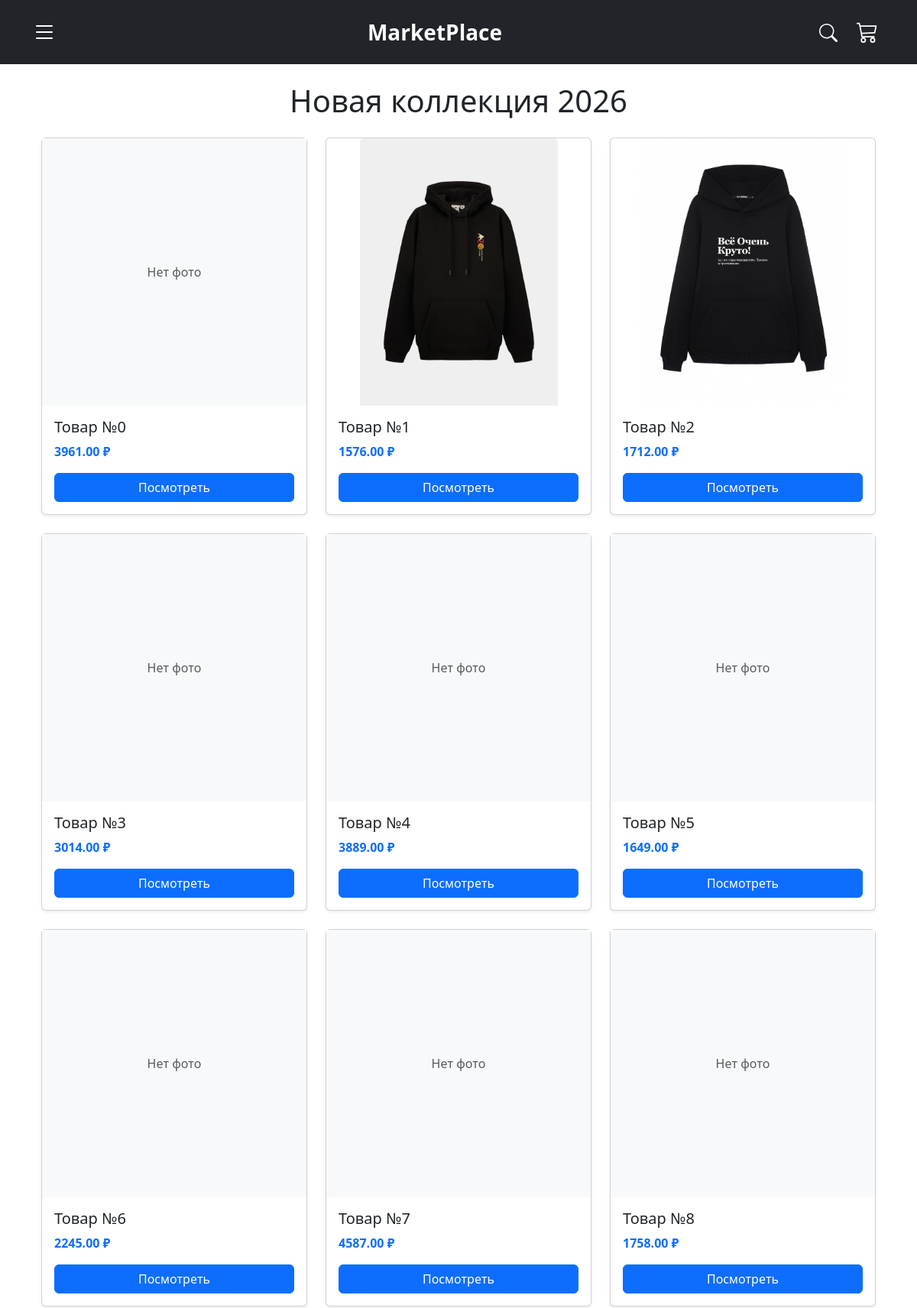
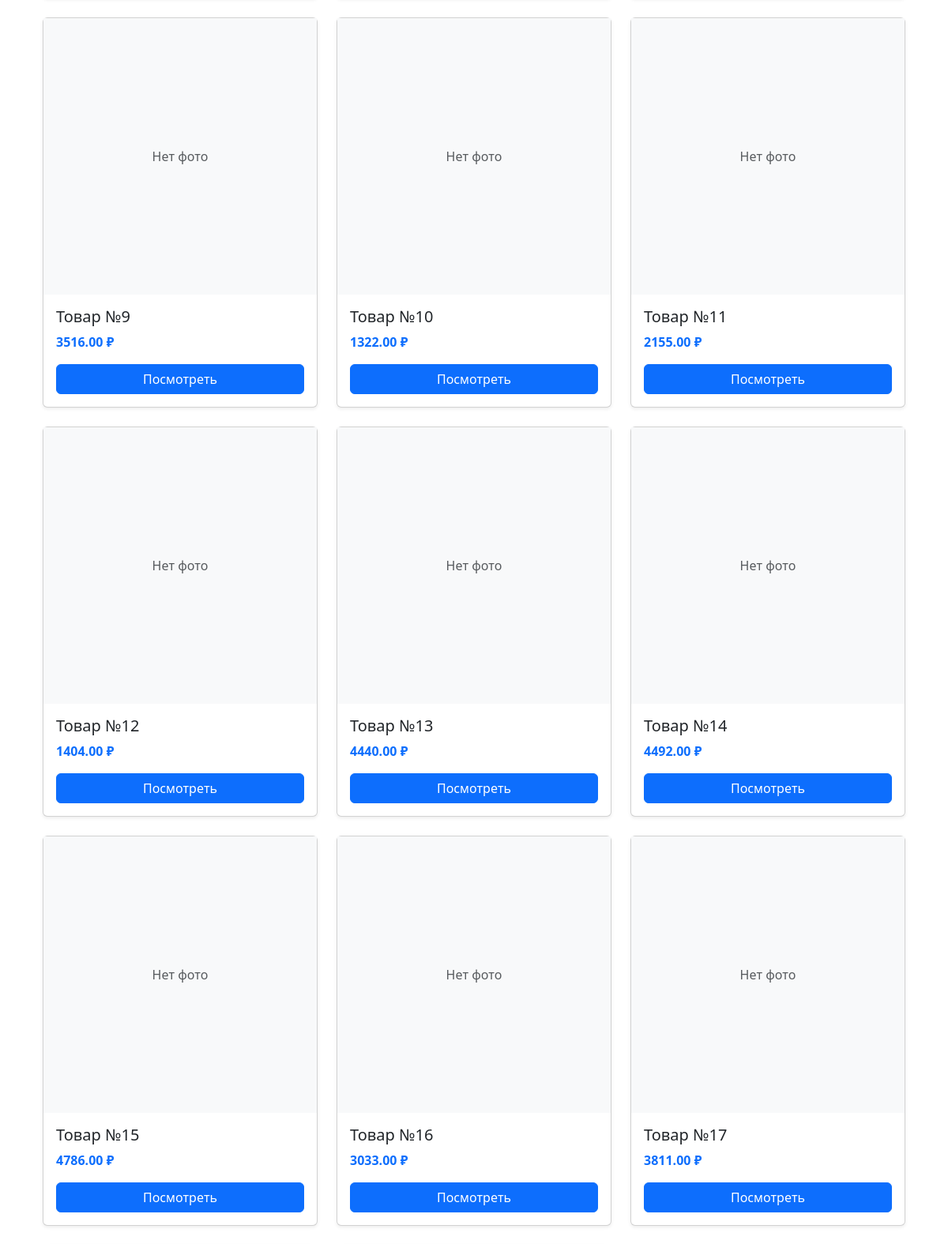
The page / (upper part) on the database its author committed (2 pictures, top to bottom).
### store/models.py (models this page shows, shortened)
class Product(models.Model):
    title = models.CharField(max_length=200)
    description = models.TextField()
    price = models.DecimalField(max_digits=10, decimal_places=2) # Как в видео
    category = models.ForeignKey(Category, on_delete=models.CASCADE)
    image = models.ImageField(upload_to='products/', null=True, blank=True)

### store/views.py (the view)
# urls.py: path('', index, name='index'),
def index(request, category_slug=None):
    products = Product.objects.all()
    query = request.GET.get('search')
    if query:
        products = products.filter(name__icontains=query)
    if category_slug:
        category = get_object_or_404(Category, slug=category_slug)
        products = products.filter(category=category)
    context = {'products': products, 'query': query}
    return render(request, 'index.html', context)

### store/context_processors.py (called while the page is built)
def cart_status(request):
    categories = Category.objects.all() # Получаем все категории
    if request.user.is_authenticated:
        order, created = Order.objects.get_or_create(customer=request.user, complete=False)
        cart_total = order.get_cart_items
    else:
        cart_total = 0
    return {
        'cart_total': cart_total,
        'all_categories': categories # Теперь категории доступны везде
    }

### templates/index.html (shortened to what this page needs)
{% extends 'base.html' %}
{% block content %}
<div class="container">
    <h1 class="my-4 text-center">Новая коллекция 2026</h1>
    <div class="row row-cols-1 row-cols-md-3 g-4"> {% for product in products %}
        <div class="col">
            <div class="card h-100 shadow-sm"> {% if product.image %}
                <img src="{{ product.image.url }}" class="card-img-top mx-auto d-block" alt="{{ product.title }}"
                     style="width: auto; height: 350px; object-fit: contain;"> {% else %}
                <div class="bg-light text-center d-flex align-items-center justify-content-center" style="height: 350px;">
                    <span class="text-muted">Нет фото</span>
                </div>
            {% endif %}
                <div class="card-body d-flex flex-column">
                    <h5 class="card-title">{{ product.title }}</h5>
                    <p class="card-text text-primary fw-bold">{{ product.price }} ₽</p>
                    <a href="{% url 'product_detail' pk=product.pk %}" class="btn btn-primary mt-auto">Посмотреть</a>
                </div>
            </div>
        </div>
        {% endfor %}
    </div>
</div>
{% endblock %}

### rows shown on the page
Product: image "Нет фото", title "Товар №0", price "3961.00"
Product: image (picture), title "Товар №1", price "1576.00"
Product: image (picture), title "Товар №2", price "1712.00"
Product: image "Нет фото", title "Товар №3", price "3014.00"
Product: image "Нет фото", title "Товар №4", price "3889.00"
Product: image "Нет фото", title "Товар №5", price "1649.00"
Product: image "Нет фото", title "Товар №6", price "2245.00"
Product: image "Нет фото", title "Товар №7", price "4587.00"
Product: image "Нет фото", title "Товар №8", price "1758.00"
Product: image "Нет фото", title "Товар №9", price "3516.00"
Product: image "Нет фото", title "Товар №10", price "1322.00"
Product: image "Нет фото", title "Товар №11", price "2155.00"
Product: image "Нет фото", title "Товар №12", price "1404.00"
Product: image "Нет фото", title "Товар №13", price "4440.00"
Product: image "Нет фото", title "Товар №14", price "4492.00"
Product: image "Нет фото", title "Товар №15", price "4786.00"
Product: image "Нет фото", title "Товар №16", price "3033.00"
Product: image "Нет фото", title "Товар №17", price "3811.00"
